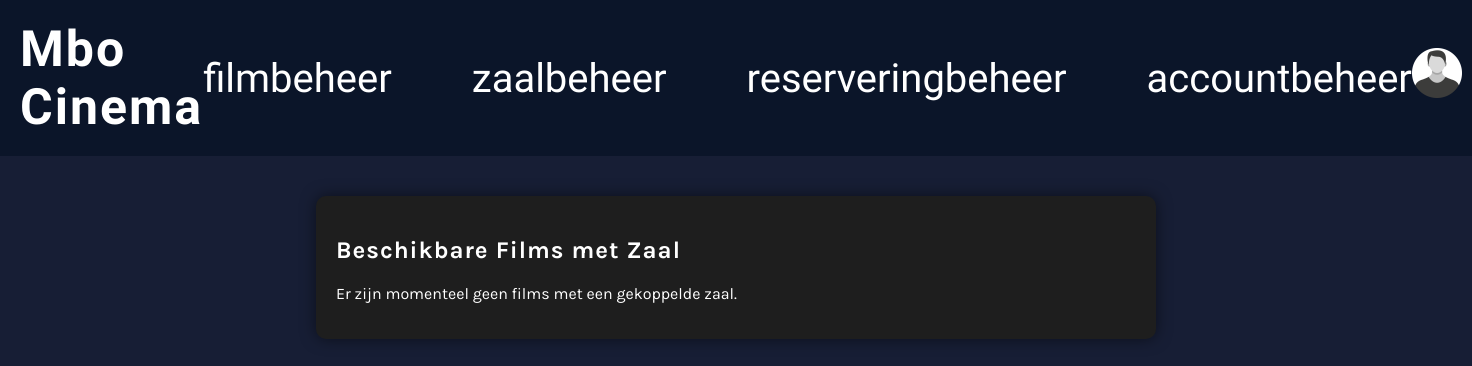
/zaalbeheer.php, run on an earlier commit of the app's database.
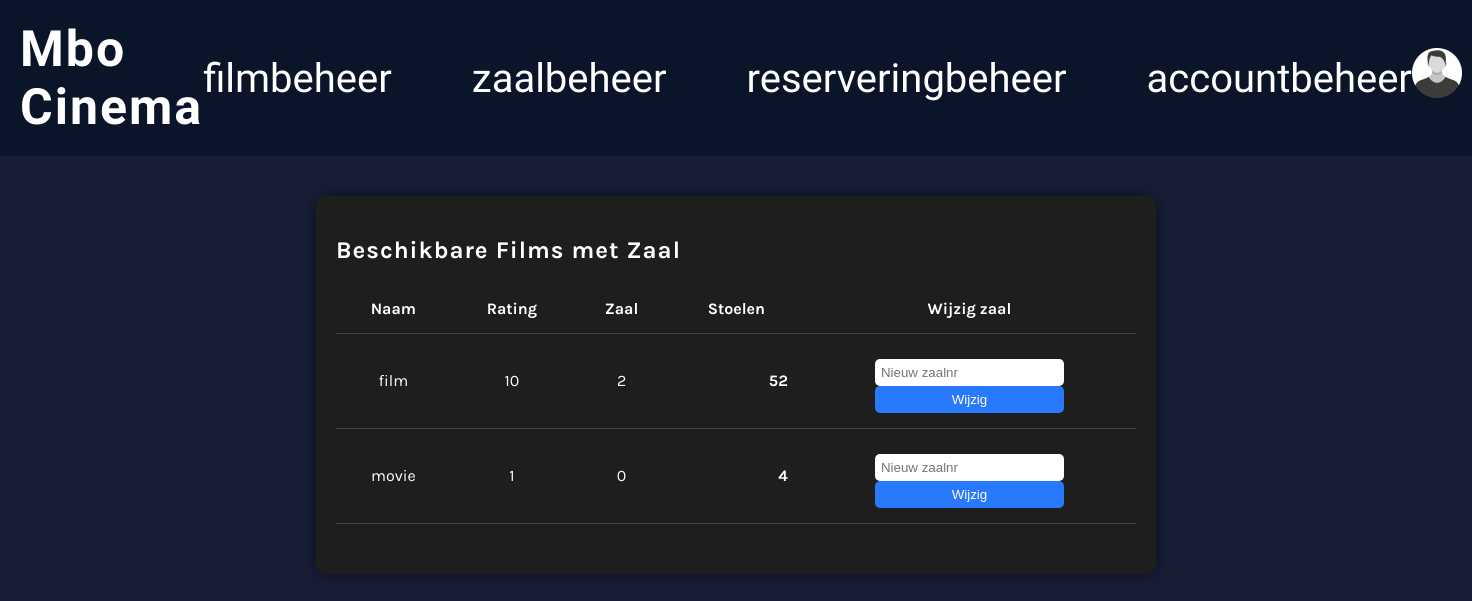
And on a later commit of the database.
### tables this page shows
CREATE TABLE `movies` (
  `id` int(11) NOT NULL,
  `naam` varchar(255) DEFAULT NULL,
  `rating` int(11) DEFAULT NULL,
  `room` int(11) DEFAULT NULL,
  `seats` int(11) DEFAULT NULL,
  `foto_url` text DEFAULT NULL
);

### zaalbeheer.php (the view, shortened to what this page needs)
<!DOCTYPE html>
<html lang="nl">
<head>
  <link rel="stylesheet" href="css/style.css">
</head>
<body>
  <header>
    <nav>
           <a href="index.php" class="logo">Mbo Cinema</a>
      <ul>
        <li><a href="fimlbeheer.php">filmbeheer</a></li>
        <li><a href="">zaalbeheer</a></li>
        <li><a href="reservering.php">reserveringbeheer</a></li>
        <li><a href="accounts.php">accountbeheer</a></li>
      </ul>
      <a href="Inloggen.php">
        <img src="fotos/profielfoto.webp" alt="profielfoto" class="topbar">
      </a>
    </nav>
  </header>
  <?php
  $mysqli = new mysqli("localhost", "root", "", "mbocinema");
  $sql = "SELECT id, naam, rating, room, seats FROM movies WHERE room IS NOT NULL";
  $result = $mysqli->query($sql);
  ?>
  <article class="film-container">
    <h1>Beschikbare Films met Zaal</h1>
    <?php if ($result && $result->num_rows > 0): ?>
      <table class="film-tabel">
        <thead>
          <tr>
            <th>Naam</th>
            <th>Rating</th>
            <th>Zaal</th>
            <th class="seats">Stoelen</th>
            <th>Wijzig zaal</th>
          </tr>
        </thead>
        <tbody>
          <?php while ($film = $result->fetch_assoc()): ?>
            <tr>
              <td><?= htmlspecialchars($film['naam']) ?></td>
              <td><?= htmlspecialchars($film['rating']) ?></td>
              <td><?= htmlspecialchars($film['room']) ?></td>
              <td class="seats"><?= htmlspecialchars($film['seats']) ?></td>
              <td>
                <form method="POST" class="zaal-form">
                  <input type="number" name="new_room" placeholder="Nieuw zaalnr" required>
                  <button type="submit" name="change_room">Wijzig</button>
                </form>
              </td>
            </tr>
          <?php endwhile; ?>
        </tbody>
      </table>
    <?php else: ?>
      <p>Er zijn momenteel geen films met een gekoppelde zaal.</p>
    <?php endif; ?>
  </article>
</body>
</html>

What changed in the data, as far as the page shows it:
added movies: naam "film", rating "10", room "2", seats "52"
added movies: naam "movie", rating "1", room "0", seats "4"
Also different on the page:
text no longer shown: "Er zijn momenteel geen films met een gekoppelde zaal."
text now shown: "Naam Rating Zaal Stoelen Wijzig zaal"
